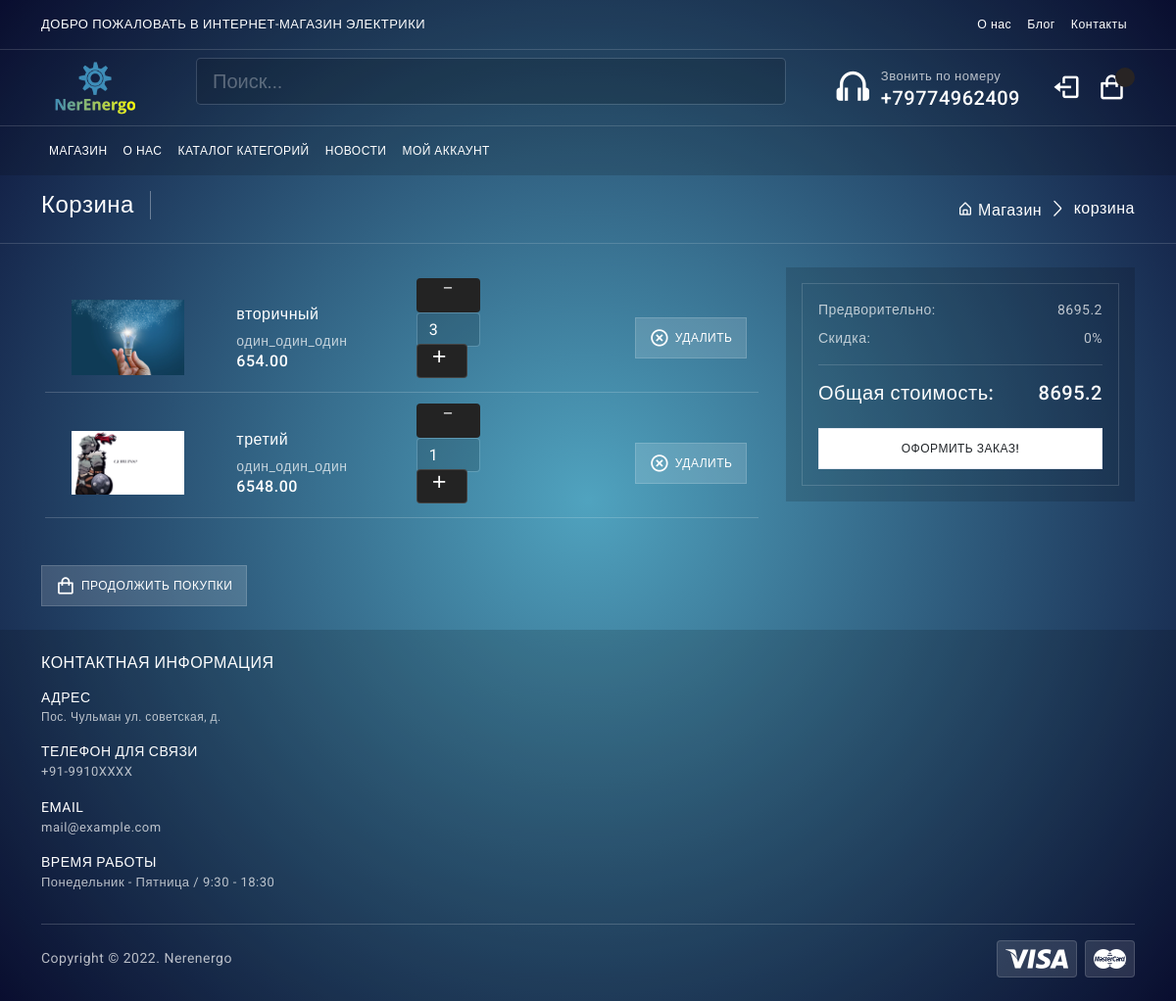
Screenshot of /cart/ (signed in) with the database file from the repository.
### cart/models.py (models this page shows, shortened)
class CartItem(models.Model):
    user = models.ForeignKey(Account, on_delete=models.CASCADE, null=True )
    product = models.ForeignKey(Product, on_delete=models.CASCADE)
    variation = models.ManyToManyField(Variation, blank=True)
    cart = models.ForeignKey(Cart, on_delete=models.CASCADE, null=True)
    quantity = models.IntegerField()
    is_active = models.BooleanField(default=True)

### mainapp/models.py (models this page shows, shortened)
class Product(models.Model):
	category = models.ForeignKey(Category, verbose_name='Категория', on_delete=models.CASCADE)
	title = models.CharField(max_length=255, verbose_name="наименование")
	identifications = models.PositiveIntegerField(default=1, verbose_name='индификатор', blank=True)
	slug = models.SlugField(unique=True)
	image = models.ImageField(verbose_name='Изображение')
	description = models.TextField(verbose_name='описание', null=True)
	price = models.DecimalField(max_digits=9, decimal_places=2, verbose_name='Цена')
	count_view = models.PositiveIntegerField(default=0, verbose_name='Количество')
	characteristiks = models.TextField(verbose_name='описание', null=True)
	date_created = models.DateTimeField(auto_now_add = True)
	property1 = models.CharField(max_length=255, verbose_name="свойство_№1", blank=True)
	property2 = models.CharField(max_length=255, verbose_name="свойство_№2", blank=True)
	property3 = models.CharField(max_length=255, verbose_name="свойство_№3", blank=True)
	property4 = models.CharField(max_length=255, verbose_name="свойство_№4", blank=True)
	property5 = models.CharField(max_length=255, verbose_name="свойство_№5", blank=True)
	property6 = models.CharField(max_length=255, verbose_name="свойство_№6", blank=True)
	property7 = models.CharField(max_length=255, verbose_name="свойство_№7", blank=True)
	property8 = models.CharField(max_length=255, verbose_name="свойство_№8", blank=True)
	property9 = models.CharField(max_length=255, verbose_name="свойство_№9", blank=True)
	property10 = models.CharField(max_length=255, verbose_name="свойство_№10", blank=True)
	class Meta:
		verbose_name = 'Продукт'
		verbose_name_plural = 'Продукты'

class Category(MPTTModel):
	name = models.CharField(max_length=255, verbose_name="имя категории")
	slug = models.SlugField(unique=True)
	parent = TreeForeignKey('self', on_delete=models.CASCADE, null=True, blank=True, related_name='children')
	class MPTTMeta:
		order_insertion_by = ['name']
	def __str__(self):
		return self.name
	class Meta:
		verbose_name = 'Категорию'
		verbose_name_plural = 'категории'

### cart/views.py (the view)
# urls.py: path('', views.cart, name='cart'),
def cart(request, total_price=0, quantity=0, cart_items=None):
    grand_total = 0
    tax = 0
    try:
        if request.user.is_authenticated:
            cart_items = CartItem.objects.filter(user=request.user, is_active=True)
        else:
            cart = Cart.objects.get(cart_id=_cart_id(request))
            cart_items = CartItem.objects.filter(cart=cart, is_active=True)
        for cart_item in cart_items:
            total_price += (cart_item.product.price * cart_item.quantity)
            quantity += cart_item.quantity
    except ObjectDoesNotExist:
        pass
    tax = round(((2 * total_price)/100), 2)
    grand_total = total_price + tax
    handing = 15.00
    total = float(grand_total) + handing
    context = {
        'total' : total_price,
        'quantity': quantity,
        'cart_items':cart_items,
        'order_total':total,
        'vat' : tax,
        'handing':handing,
    }
    return render(request, 'mainapp/cart.html', context)

### mainapp/templates/mainapp/cart.html (shortened to what this page needs)
{% extends 'mainapp/index.html' %}
{% block content %}
 {% if not cart_items %}
		<div style="font-size:18px; margin-bottom:300px;margin-top:30px" class="container alert alert-info text-center" role="alert">
		<b>Ваша корзина пуста,&nbsp;&nbsp; <a href="{% url 'mainapp:index.html' %}" style="color:#21094e;text-decoration: underline;">Вернуться к покупкам<a></b>
		</div>
{% else %}
				<section class="py-3 border-bottom d-none d-md-flex">
					<div class="container">
						<div class="page-breadcrumb d-flex align-items-center">
							<h3 class="breadcrumb-title pe-3">Корзина</h3>
							<div class="ms-auto">
								<nav aria-label="breadcrumb">
									<ol class="breadcrumb mb-0 p-0">
										<li class="breadcrumb-item"><a href="{% url 'mainapp:index.html' %}"><i class="bx bx-home-alt"></i> Магазин</a>
										</li>
										<li class="breadcrumb-item active" aria-current="page">корзина</li>
									</ol>
								</nav>
							</div>
						</div>
					</div>
				</section>
				<section class="py-4">
					<div class="container">
						<div class="shop-cart">
							<div class="row">
								<div class="col-12 col-xl-8">
									<div class="shop-cart-list mb-3 p-3">
										{% for cart_item in cart_items %}
										<div class="row align-items-center g-6">
											<div class="col-3 col-lg-9">
												<div class="d-lg-flex align-items-center gap-2">
													<div class="col cart-img text-center text-lg-start">
														<a href="{{ product.get_absolute_url }}">
														<img style="width:130px; padding-left: 15px" src="{{cart_item.product.image.url}}"alt=""></a>
													</div>
													<div class="col cart-detail text-center text-lg-start" style="padding-left: 20px; padding-right: 20px; position: center;">
														<h6 class="mb-2">{{ cart_item.product.title }}</h6>
														<span class="mb-0">{{cart_item.product.category}}</span>
														<h6 class="mb-0">{{cart_item.product.price}}</h6>
													</div>
													<div class="col plus-minus">
														<form style="" action="{% url 'cart:add_cart' cart_item.product.id %}" method="POST">
															<a href="{% url 'cart:remove_cart' cart_item.product.id cart_item.id %}" ><i style="text-align: center; background:#232323;color:#fff;height:35px;margin-top:-5px;width:65px; border-radius: 4px;" class="bx bx-minus "></i></a>
															<input style=" height:35px; width: 65px;" class="form-control" value="{{cart_item.quantity}}">
															<button style="background:#232323;color:#fff; height:35px; margin-top:-3px " class="btn btn-light" type="submit" id="button-minus"> <i class="bx bx-plus"></i> </button>
														</form>
													</div>
												</div>
											</div>
											<div class="col-12 col-lg-3">
												<div class="text-center">
													<div class="d-flex gap-2 justify-content-center justify-content-lg-end"> <a href="{% url 'cart:remove_cart_item' cart_item.product.id cart_item.id %}" class="btn btn-light rounded-0 btn-ecomm"><i class='bx bx-x-circle'></i>Удалить</a>
													</div>
												</div>
											</div>
											<hr>
										</div>
										{% endfor %}
									</div>
								</div>
								<div class="col-12 col-xl-4">
											<div class="checkout-form p-3 bg-dark-1">
												<div class="card rounded-0 border bg-transparent mb-0 shadow-none">
													<div class="card-body">
														<p class="mb-2">Предворительно: <span class="float-end">{{order_total}}</span>
														<p class="mb-0">Скидка: <span class="float-end">0%</span>
														</p>
														<div class="my-3 border-top"></div>
														<h5 class="mb-0">Общая стоимость: <span class="float-end">{{order_total}}</span></h5>
														<div class="d-grid"> <a href="javascript:;" class="btn btn-white btn-ecomm">Оформить заказ!</a>
														</div>
													</div>
												</div>
											</div>
										</div>
							</div>
							<div class="d-lg-flex align-items-center gap-2">	<a href="{% url 'mainapp:index.html' %}" class="btn btn-light btn-ecomm"><i class='bx bx-shopping-bag'></i> Продолжить покупки</a>
							</div>
						</div>
					</div>
				</section>
{% endif %}
{% endblock content %}

### static/mainapp/css/app.css (style rules this page uses)
body { background-image: radial-gradient(circle, rgba(80,163,191,1)0%, rgba(11,16,55,1)100%); font-size: 14px; letter-spacing: .5px; font-family: Roboto, sans-serif; }
input::placeholder { color: #fff!important; opacity: .3!important }
a { text-decoration: none }
.breadcrumb-title { font-size: 24px; border-right: 1.5px solid rgb(255 255 255 / 34%); color: #fff; }
.page-breadcrumb .breadcrumb li.breadcrumb-item { font-size: 16px }
.page-breadcrumb .breadcrumb-item+.breadcrumb-item::before { display: inline-block; padding-right: .5rem; color: #ffffff; font-family: LineIcons; content: "\ea5c" }
.bg-dark-1 { background-color: rgb(0 0 0 / 15%)!important; }
.btn i { vertical-align: middle; font-size: 1.3rem; margin-top: -1em; margin-bottom: -1em; margin-right: 5px }
.btn-ecomm { padding: .675rem .85rem; font-size: 12px; font-weight: 500; border-radius: 0; text-transform: uppercase; display: inline-flex; align-items: center; justify-content: center; }
.btn-white { background-color: #fff; border-color: #e7eaf3 }

### rows the page displays
CartItem: product.image (picture), product "вторичный", product.category "один_один_один", product.price "654.00", quantity "3"
CartItem: product.image (picture), product "третий", product.category "один_один_один", product.price "6548.00", quantity "1"

### other values shown
{{ order_total }} "8695.2"
